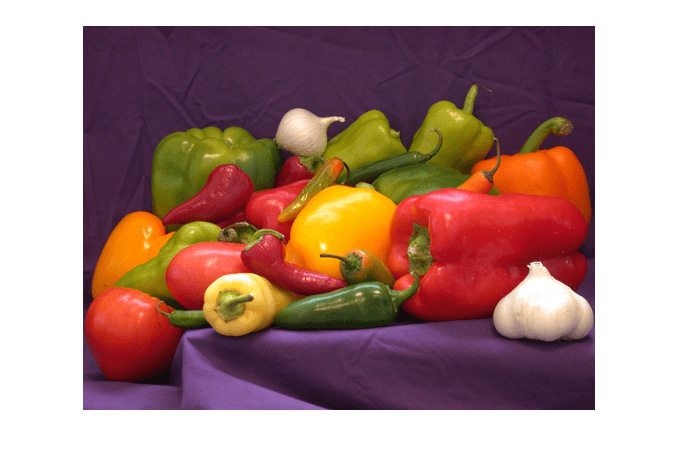
#> input picture peppers.png, 678 x 467 px
$ python jpeg.py
#> lines starting #> are read from the running program, lines starting #| are printed output that depends on the picture
import numpy as np
import matplotlib.pyplot as plt
import matplotlib.image as mpimg

#load image as pixel array
img0 = mpimg.imread('peppers.png')
#> img0 is the input picture: shape (467, 678, 4) float32; mean R, G, B, A 0.673, 0.541, 0.52, 1
img0 = img0[26:410,83:595,:] #crop image
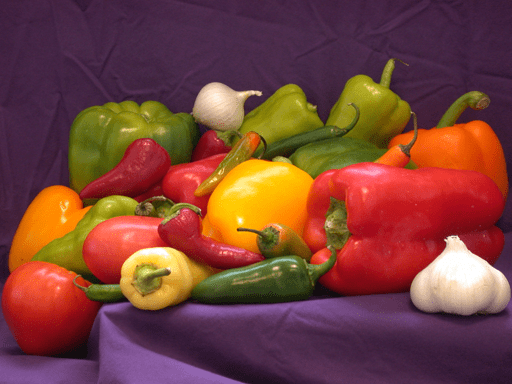
#> img0: shape (384, 512, 4) float32; mean R, G, B, A 0.474, 0.26, 0.226, 1

plt.figure()
plt.imshow(img0)
plt.title('Original RGB Image')
plt.savefig('originalimg.png')

#get data type and shape of image
print('data type:', img0.dtype)
#| data type: float32
print('height, width, dimension (number channels):', img0.shape) # 4 channels correspoding to red, green, blue and transparency
#| height, width, dimension (number channels): (384, 512, 4)

#colour transform
def rgb2ycbcr(image): # RGB to YCbCr colourspace
    ycbcr = np.empty_like(img0)
    r = img0[:,:,0]
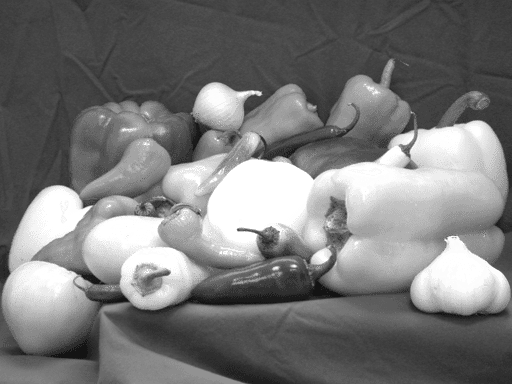
#> r: shape (384, 512) float32; min 0.0745, max 1, mean 0.474
    g = img0[:,:,1]
    b = img0[:,:,2]
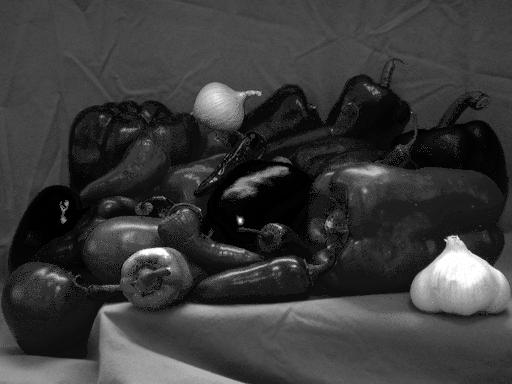
#> b: shape (384, 512) float32; min 0, max 1, mean 0.226
    C1 = np.array([[.299, .587, .114], [-.1687, -.3313, .5], [.5, -.4187, -.0813]]) #transform matrix
    # Y
    ycbcr[:,:,0] = C1[0,0] * r + C1[0,1] * g + C1[0,2] * b
#> ycbcr: shape (384, 512, 4) float32; 1.41% of the values are NaN or infinite; the others: min -3.4e+38, max 3.11e+38, mean nan
    # Cb
    ycbcr[:,:,1] = C1[1,0] * r + C1[1,1] * g + C1[1,2] * b
    # Cr
    ycbcr[:,:,2] = C1[2,0] * r + C1[2,1] * g + C1[2,2] * b
#> ycbcr: shape (384, 512, 4) float32; 0.47% of the values are NaN or infinite; the others: min -3.4e+38, max 3.1e+38, mean nan
    #Transparency
    ycbcr[:,:,3] = 1
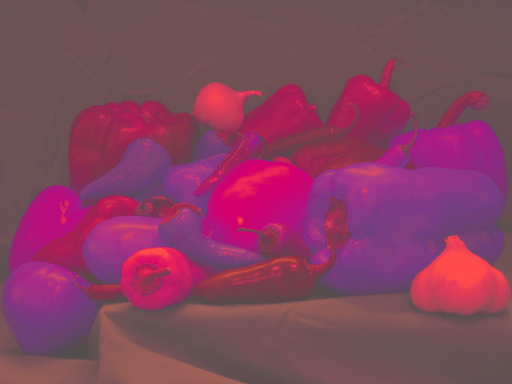
#> ycbcr: shape (384, 512, 4) float32; mean R, G, B, A 0.32, -0.0529, 0.11, 1; drawn with min black and max white
    return (ycbcr)

def ycbcr2rgb(image): # YCbCr to RGB colourspace
    rgb = np.empty_like(img0)
    y   = img1[:,:,0]
    cb  = img1[:,:,1]
    cr  = img1[:,:,2]
    C2 = np.array([[1, 0, 1.402], [1, -0.34414, -.71414], [1, 1.772, 0]]) #transform matrix
    # R
    rgb[:,:,0] = C2[0,0] * y + C2[0,1] * cb + C2[0,2] * cr
    # G
    rgb[:,:,1] = C2[1,0] * y + C2[1,1] * cb + C2[1,2] * cr
    # B
    rgb[:,:,2] = C2[2,0] * y + C2[2,1] * cb + C2[2,2] * cr
    #Transparency
    rgb[:,:,3] = 1
    np.putmask(rgb, rgb > 1, 1) #ensures pixel values are in the correct range [0,1] for rgb images
    np.putmask(rgb, rgb < 0, 0)
    return (rgb)

img1 = rgb2ycbcr(img0)
Y = img1[:,:,0]
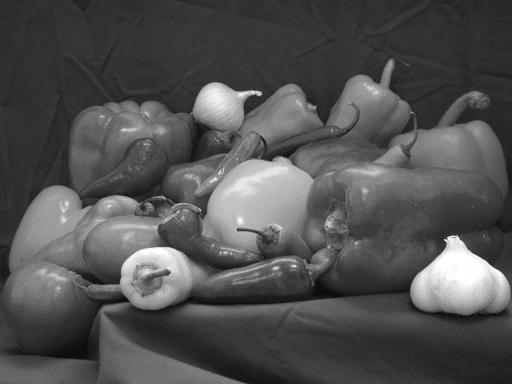
#> Y: shape (384, 512) float32; min 0.0566, max 1, mean 0.32
Cb = img1[:,:,1]
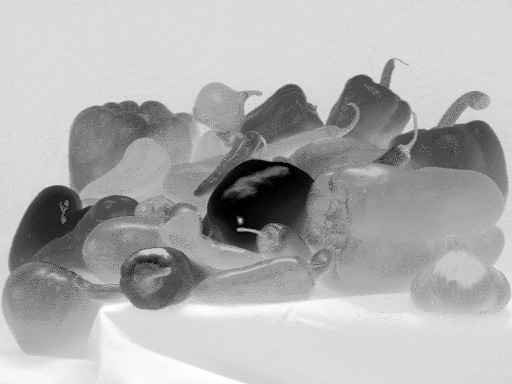
#> Cb: shape (384, 512) float32; min -0.423, max 0.115, mean -0.053; drawn with min black and max white
Cr = img1[:,:,2]
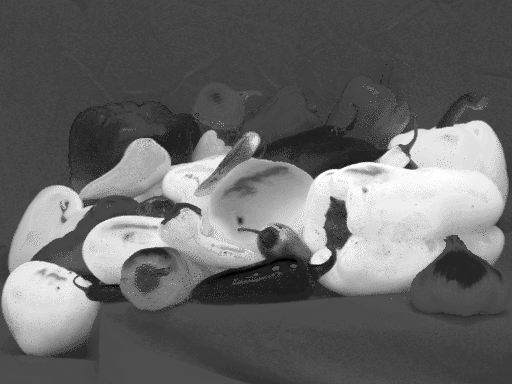
#> Cr: shape (384, 512) float32; min -0.0612, max 0.359, mean 0.11; drawn with min black and max white
